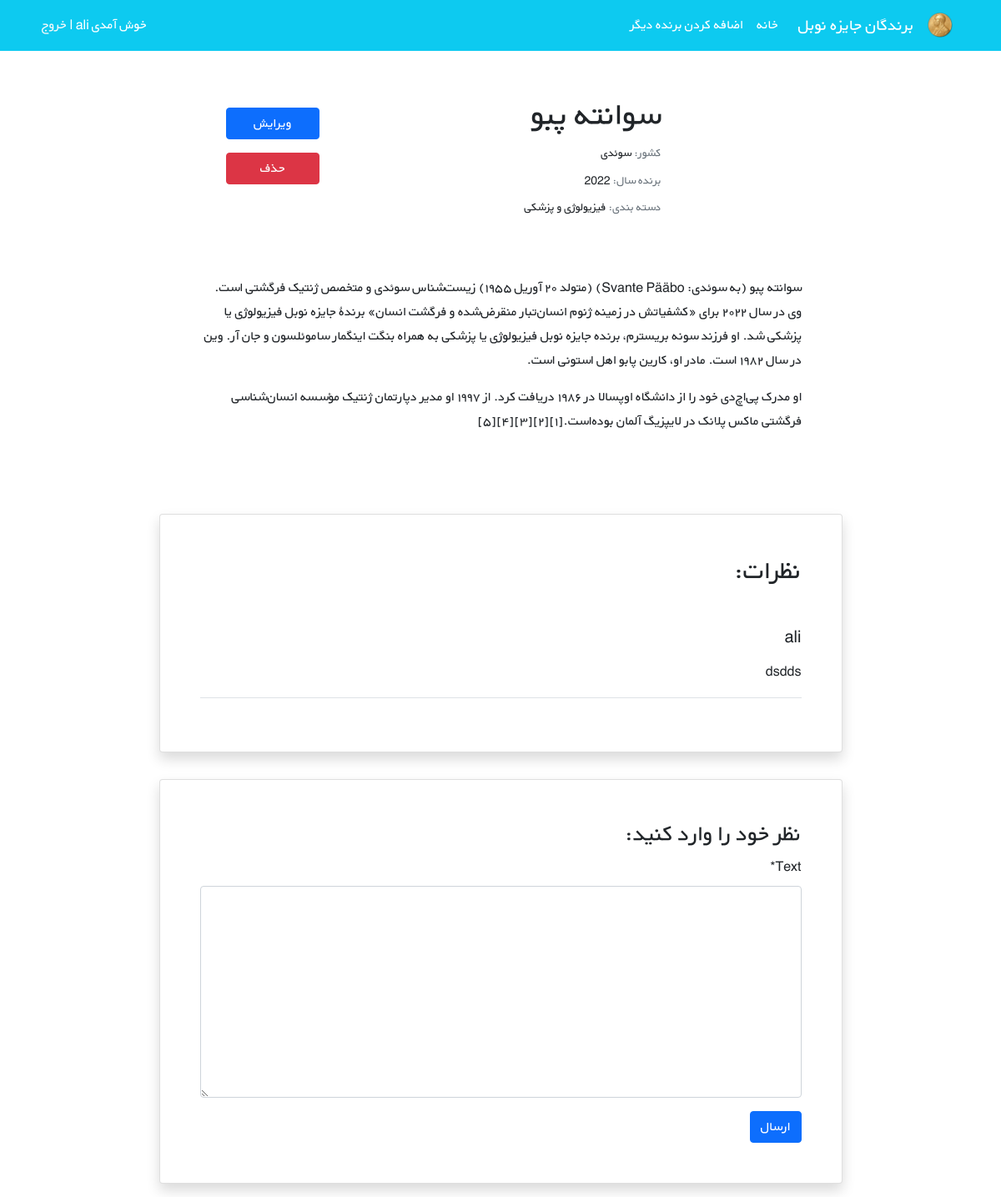
Screenshot of /nobels/3/ (signed in) with the database file from the repository.
### nobels/models.py (models this page shows, shortened)
class Nobel(models.Model):
    STATUS_CHOICES = (
        ('اقتصاد', 'اقتصاد'),
        ("ادبیات", "ادبیات"),
        ('شیمی', 'شیمی'),
        ("فیزیک", "فیزیک"),
        ("صلح نوبل", "صلح نوبل"),
        ("فیزیولوژی و پزشکی", "فیزیولوژی و پزشکی"),
    )
    name = models.CharField(max_length=200)
    description = models.TextField()
    year = models.PositiveIntegerField()
    country = models.CharField(max_length=50)
    grouping = models.CharField(choices=STATUS_CHOICES, max_length=23)
    cover = models.ImageField(upload_to="covers/", blank=True)
    datetime_created = models.DateTimeField(auto_now_add=True)
    datetime_modified = models.DateTimeField(auto_now=True)

class Comment(models.Model):
    user = models.ForeignKey(get_user_model(), on_delete=models.CASCADE)
    nobel = models.ForeignKey(Nobel, on_delete=models.CASCADE, related_name="comments")
    text = models.TextField()
    datetime_created = models.DateTimeField(auto_now_add=True)
    is_active = models.BooleanField(default=True)

### accounts/models.py (models this page shows)
class CustomUser(AbstractUser):
    age = models.PositiveIntegerField(null=True, blank=True)

### nobels/views.py (the view)
# urls.py: path("<int:pk>/", nobe_detail_view, name="nobel_detail"),
@login_required()
def nobe_detail_view(request, pk):
    nobel = get_object_or_404(Nobel, pk=pk)
    nobel_comments = nobel.comments.all()
    if request.method == "POST":
        comment_form = CommentForm(request.POST)
        if comment_form.is_valid():
            new_comment = comment_form.save(commit=False)
            new_comment.nobel = nobel
            new_comment.user = request.user
            new_comment.save()
            comment_form = CommentForm()
    else:
        comment_form = CommentForm()
    return render(request, "nobels/nobel_detail.html", {
        "nobel": nobel,
        "comments": nobel_comments,
        "comment_form": comment_form,
    })

### nobels/forms.py
class CommentForm(forms.ModelForm):
    class Meta:
        model = Comment
        fields = ("text",)

### nobels/templates/nobels/nobel_detail.html (shortened to what this page needs)
{% extends "_base.html" %}
{% load crispy_forms_tags %}
{% block content %}
    <div class="container mt-5" dir="rtl">
        <div class="">
            <div class="">
                <div class="d-flex justify-content-center">
                    <div class="row w-sm-75 w-100">
                        <div class="col-xs-12 col-md-3 d-flex justify-content-center">
                        </div>
                        <div class="col-xs-12 col-md-6 text-center text-md-end mt-md-1 mt-4">
                            <h1>{{ nobel.name }}</h1>
                            <h5 class="small my-1"><span class="text-muted">کشور: </span>{{ nobel.country }}</h5>
                            <h5 class="small my-1"><span class="text-muted">برنده سال: </span>{{ nobel.year }}</h5>
                            <h5 class="small my-1"><span class="text-muted">دسته بندی: </span>{{ nobel.grouping }}</h5>
                        </div>
                        <div class="col-xs-12 mt-3 col-md-2 d-flex flex-column">
                            <a class="btn btn-primary mt-1" href="{% url "nobel_update" nobel.id %}" role="button">ویرایش</a>
                            <a class="btn btn-danger mt-3" href="{% url "nobel_delete" nobel.id %}"
                               role="button">حذف</a>
                        </div>
                    </div>
                </div>
                <div class="d-flex justify-content-center">
                    <div class="my-3 p-5 w-sm-75 w-100">
                        {{ nobel.description|linebreaks }}
                    </div>
                </div>
                <div class="d-flex justify-content-center">
                    <div class="card shadow my-3 p-5 w-sm-75 w-100">
                        <h2 class="mb-5">نظرات:</h2>
                        {% for comment in comments %}
                            {% if comment.is_active %}
                                <div class="border-bottom mb-3">
                                    <h5 class="mb-3">{{ comment.user.username }}</h5>
                                    <p>{{ comment.text|linebreaks }}</p>
                            </div>
                            {% endif %}
                        {% endfor %}
                    </div>
                </div>
                <div class="d-flex justify-content-center">
                    <div class="card shadow my-3 p-5 w-sm-75 w-100">
                        <h3>نظر خود را وارد کنید:</h3>
                        <form method="POST">
                            {{ comment_form|crispy }}
                            <button type="submit" class="btn btn-primary">ارسال</button>
                        </form>
                    </div>
                </div>
            </div>
        </div>
    </div>
{% endblock %}

### static/css/style.css (style rules this page uses)
* { font-family: 'BYekan', sans-serif; line-height: 1.8rem; }
@media (min-width: 576px) { .w-sm-75 { width: 75%!important; } }

### rows the page displays
Nobel: name "سوانته پبو", country "سوئدی", year "2022", grouping "فیزیولوژی و پزشکی", description "سوانته پبو (به سوئدی: Svante Pääbo) (متولد ۲۰ آوریل ۱۹۵۵) زیست‌شناس سوئدی و متخصص ژنتیک فرگشتی است. وی در سال ۲۰۲۲ برای «کشفیاتش در زمینه ژنوم انسان‌تبار منقرض‌شده و فرگشت انسان» برندهٔ جایزه نوبل فیزیولوژی یا پزشکی شد. او فرزند سونه بریسترم، برنده جایزه نوبل فیزیولوژی یا پزشکی به همراه بنگت اینگمار ساموئلسون و جان آر. وین در سال ۱۹۸۲ است. مادر او، کارین پابو اهل استونی است. او مدرک پی‌اچ‌دی خود را از دانشگاه اوپسالا در ۱۹۸۶ دریافت کرد. از ۱۹۹۷ او مدیر دپارتمان ژنتیک مؤسسه انسان‌شناسی فرگشتی ماکس پلانک در لایپزیگ آلمان بوده‌است.[۱][۲][۳][۴][۵]"
Comment: user.username "ali", text "dsdds"
